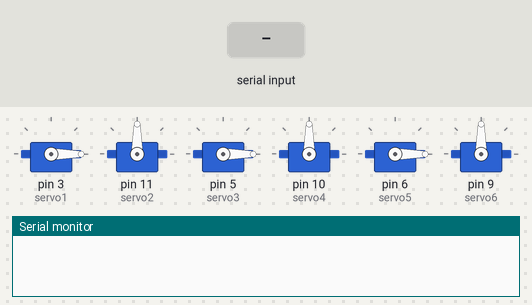
The sketch below on a simulated Arduino Uno, built with avr-gcc and run on an emulated ATmega328P. On the bench: 6 × servo, the last lines printed to the serial monitor. Inputs (shaded band) come from the test bench.

Above: at 1.4 s.
1.5 s: "A" received over the second serial link
At 2.62 s:
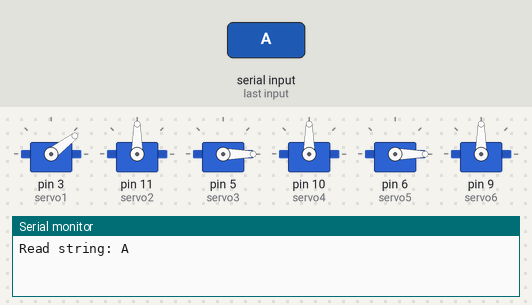
At 3.3 s:
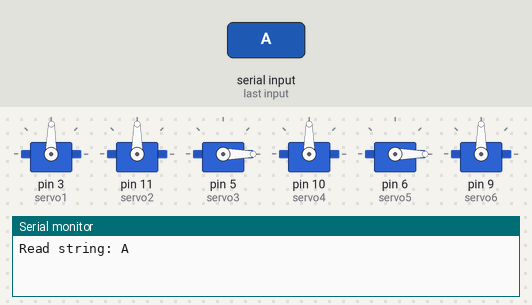
Timing chart, 0 to 9.2 s (numbered marks = the images above; inputs shaded):
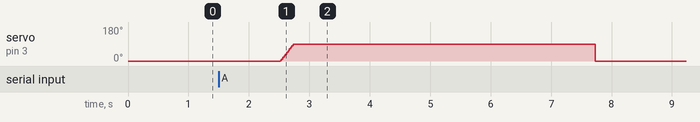

The sketch:

servo_controller.ino
```cpp
#include <Servo.h>
#include <SoftwareSerial.h>

SoftwareSerial serial(0, 1);

const boolean BRAILLE_NONE[] = {};
const boolean BRAILLE_ALL_DOWN[] = { false, false, false, false, false, false };
const boolean BRAILLE_ALL_UP[] = { true, true, true, true, true, true };
const boolean BRAILLE_A[] = { true, false, false, false, false, false };
const boolean BRAILLE_B[] = { true, false, true, false, false, false };
const boolean BRAILLE_C[] = { true, true, false, false, false, false };
const boolean BRAILLE_D[] = { true, true, false, true, false, false };
const boolean BRAILLE_E[] = { true, false, false, true, false, false };
const boolean BRAILLE_F[] = { true, true, true, false, false, false };
const boolean BRAILLE_G[] = { true, true, true, true, false, false };
const boolean BRAILLE_H[] = { true, false, true, true, false, false };
const boolean BRAILLE_I[] = { false, true, true, false, false, false };
const boolean BRAILLE_J[] = { false, true, true, true, false, false };
const boolean BRAILLE_K[] = { true, false, false, false, true, false };
const boolean BRAILLE_L[] = { true, false, true, false, true, false };
const boolean BRAILLE_M[] = { true, true, false, false, true, false };
const boolean BRAILLE_N[] = { true, true, false, true, true, false };
const boolean BRAILLE_O[] = { true, false, false, true, true, false };
const boolean BRAILLE_P[] = { true, true, true, false, true, false };
const boolean BRAILLE_Q[] = { true, true, true, true, true, false };
const boolean BRAILLE_R[] = { true, false, true, true, true, false };
const boolean BRAILLE_S[] = { false, true, true, false, true, false };
const boolean BRAILLE_T[] = { false, true, true, true, true, false };
const boolean BRAILLE_U[] = { true, false, false, false, true, true };
const boolean BRAILLE_V[] = { true, false, true, false, true, true };
const boolean BRAILLE_W[] = { false, true, true, true, false, true };
const boolean BRAILLE_X[] = { true, true, false, false, true, true };
const boolean BRAILLE_Y[] = { true, true, false, true, true, true };
const boolean BRAILLE_Z[] = { true, false, false, true, true, true };
const boolean BRAILLE_0[] = { false, true, true, true, false, false };
const boolean BRAILLE_1[] = { true, false, false, false, false, false };
const boolean BRAILLE_2[] = { true, false, true, false, false, false };
const boolean BRAILLE_3[] = { true, true, false, false, false, false };
const boolean BRAILLE_4[] = { true, true, false, true, false, false };
const boolean BRAILLE_5[] = { true, false, false, true, false, false };
const boolean BRAILLE_6[] = { true, true, true, false, false, false };
const boolean BRAILLE_7[] = { true, true, true, true, false, false };
const boolean BRAILLE_8[] = { true, false, true, true, false, false };
const boolean BRAILLE_9[] = { false, true, true, false, false, false };

const int timeBetweenDisplayingChars = 5000;

Servo servo1;
Servo servo2;
Servo servo3;
Servo servo4;
Servo servo5;
Servo servo6;

const boolean * brailleCharFor(char c) {
  switch (c) {
    case 'A':
      return BRAILLE_A;
    case 'B':
      return BRAILLE_B;
    case 'C':
      return BRAILLE_C;
    case 'D':
      return BRAILLE_D;
    case 'E':
      return BRAILLE_E;
    case 'F':
      return BRAILLE_F;
    case 'G':
      return BRAILLE_G;
    case 'H':
      return BRAILLE_H;
    case 'I':
      return BRAILLE_I;
    case 'J':
      return BRAILLE_J;
    case 'K':
      return BRAILLE_K;
    case 'L':
      return BRAILLE_L;
    case 'M':
      return BRAILLE_M;
    case 'N':
      return BRAILLE_N;
    case 'O':
      return BRAILLE_O;
    case 'P':
      return BRAILLE_P;
    case 'Q':
      return BRAILLE_Q;
    case 'R':
      return BRAILLE_R;
    case 'S':
      return BRAILLE_S;
    case 'T':
      return BRAILLE_T;
    case 'U':
      return BRAILLE_U;
    case 'V':
      return BRAILLE_V;
    case 'W':
      return BRAILLE_W;
    case 'X':
      return BRAILLE_X;
    case 'Y':
      return BRAILLE_Y;
    case 'Z':
      return BRAILLE_Z;
    case '0':
      return BRAILLE_0;
    case '1':
      return BRAILLE_1;
    case '2':
      return BRAILLE_2;
    case '3':
      return BRAILLE_3;
    case '4':
      return BRAILLE_4;
    case '5':
      return BRAILLE_5;
    case '6':
      return BRAILLE_6;
    case '7':
      return BRAILLE_7;
    case '8':
      return BRAILLE_8;
    case '9':
      return BRAILLE_9;
    default:
      return BRAILLE_NONE;
  }
}

void activateBrailleChar(const boolean *c) {
  int servoPosLeft;
  int servoPosRight = 90;
  for (servoPosLeft = 0; servoPosLeft < 90; servoPosLeft++) {
    if (c[0]) {
      servo1.write(servoPosLeft);
    } else {
      servo1.write(0);
    }
    if (c[1]) {
      servo2.write(servoPosRight);
    } else {
      servo2.write(90);
    }
    if (c[2]) {
      servo3.write(servoPosLeft);
    } else {
      servo3.write(0);
    }
    if (c[3]) {
      servo4.write(servoPosRight);
    } else {
      servo4.write(90);
    }
    if (c[4]) {
      servo5.write(servoPosLeft);
    } else {
      servo5.write(0);
    }
    if (c[5]) {
      servo6.write(servoPosRight);
    } else {
      servo6.write(90);
    }
    delay(2);
    servoPosRight--;
  }
}

void activateBrailleString(String s) {
  s.toUpperCase();
  int i;
  for (i = 0; i < s.length(); i++) {
    const boolean *c = brailleCharFor(s.charAt(i));
    if (c != BRAILLE_NONE) {
      activateBrailleChar(c);
      delay(timeBetweenDisplayingChars);
    }
  }
  activateBrailleChar(BRAILLE_ALL_DOWN);
}

void setup() {
  servo1.attach(3);
  servo2.attach(11);
  servo3.attach(5);
  servo4.attach(10);
  servo5.attach(6);
  servo6.attach(9);

  Serial.begin(9600);

  serial.begin(9600);
}

void loop() {
  activateBrailleChar(BRAILLE_ALL_DOWN);
  String str;

  str.reserve(200);

  if (serial.available()) {
    str = serial.readString();
    Serial.println("Read string: " + str);
    activateBrailleString(str);
  }
}
```

Measured:
- after the input at 1.5 s, servo on pin 3 (servo1): rises from 0° to 89° in 0.21 s, then falls to 0° in 5.0 s
